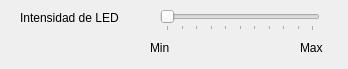
<?xml version="1.0" encoding="UTF-8"?>
<ui version="4.0">
 <class>MainWindow</class>
 <widget class="QMainWindow" name="MainWindow">
  <property name="windowModality">
   <enum>Qt::NonModal</enum>
  </property>
  <property name="geometry">
   <rect>
    <x>0</x>
    <y>0</y>
    <width>348</width>
    <height>69</height>
   </rect>
  </property>
  <property name="minimumSize">
   <size>
    <width>348</width>
    <height>69</height>
   </size>
  </property>
  <property name="maximumSize">
   <size>
    <width>348</width>
    <height>69</height>
   </size>
  </property>
  <property name="windowTitle">
   <string>Puertos</string>
  </property>
  <widget class="QWidget" name="centralwidget">
   <widget class="QSlider" name="horizontalSlider">
    <property name="geometry">
     <rect>
      <x>160</x>
      <y>10</y>
      <width>160</width>
      <height>21</height>
     </rect>
    </property>
    <property name="maximum">
     <number>100</number>
    </property>
    <property name="orientation">
     <enum>Qt::Horizontal</enum>
    </property>
    <property name="tickPosition">
     <enum>QSlider::TicksBelow</enum>
    </property>
    <property name="tickInterval">
     <number>10</number>
    </property>
   </widget>
   <widget class="QLabel" name="label">
    <property name="geometry">
     <rect>
      <x>20</x>
      <y>10</y>
      <width>121</width>
      <height>16</height>
     </rect>
    </property>
    <property name="text">
     <string>Intensidad de LED</string>
    </property>
   </widget>
   <widget class="QLabel" name="label_2">
    <property name="geometry">
     <rect>
      <x>150</x>
      <y>40</y>
      <width>31</width>
      <height>16</height>
     </rect>
    </property>
    <property name="text">
     <string>Min</string>
    </property>
   </widget>
   <widget class="QLabel" name="label_3">
    <property name="geometry">
     <rect>
      <x>300</x>
      <y>40</y>
      <width>31</width>
      <height>16</height>
     </rect>
    </property>
    <property name="text">
     <string>Max</string>
    </property>
   </widget>
  </widget>
 </widget>
 <resources/>
 <connections/>
</ui>
